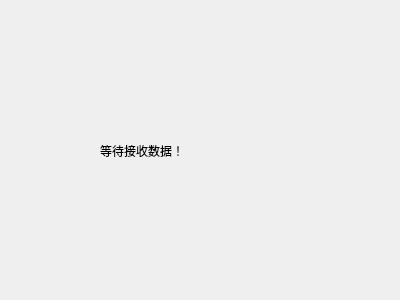
<?xml version="1.0" encoding="UTF-8"?>
<ui version="4.0">
 <class>Receiver</class>
 <widget class="QDialog" name="Receiver">
  <property name="geometry">
   <rect>
    <x>0</x>
    <y>0</y>
    <width>400</width>
    <height>300</height>
   </rect>
  </property>
  <property name="windowTitle">
   <string>Receiver</string>
  </property>
  <widget class="QLabel" name="label">
   <property name="geometry">
    <rect>
     <x>100</x>
     <y>130</y>
     <width>191</width>
     <height>41</height>
    </rect>
   </property>
   <property name="text">
    <string>等待接收数据！</string>
   </property>
  </widget>
 </widget>
 <layoutdefault spacing="6" margin="11"/>
 <resources/>
 <connections/>
</ui>
